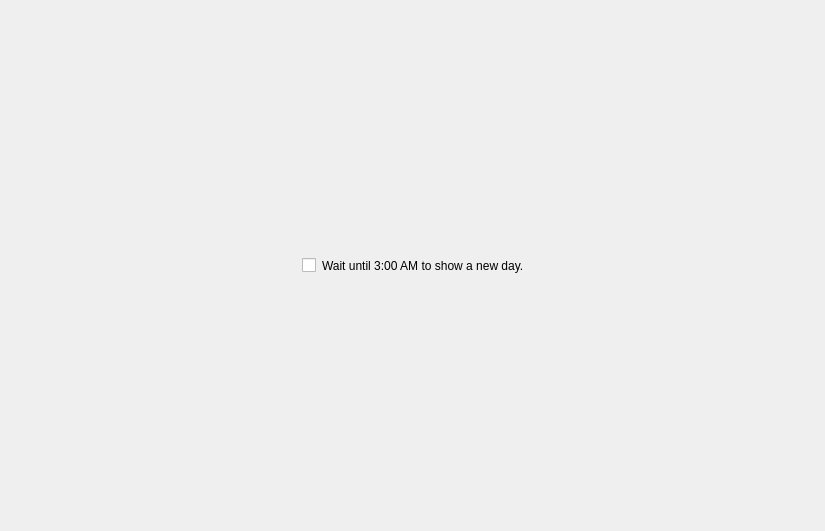
<?xml version="1.0" encoding="UTF-8"?>
<ui version="4.0">
    <class>SettingsDialog</class>
    <widget class="QDialog" name="SettingsDialog">
        <property name="geometry">
            <rect>
                <x>0</x>
                <y>0</y>
                <width>825</width>
                <height>531</height>
            </rect>
        </property>
        <property name="windowTitle">
            <string>Form</string>
        </property>
        <layout class="QGridLayout" name="gridLayout">
            <item row="1" column="0">
                <spacer name="horizontalSpacer">
                    <property name="orientation">
                        <enum>Qt::Horizontal</enum>
                    </property>
                    <property name="sizeHint" stdset="0">
                        <size>
                            <width>40</width>
                            <height>20</height>
                        </size>
                    </property>
                </spacer>
            </item>
            <item row="1" column="2">
                <layout class="QHBoxLayout" name="horizontalLayout">
                    <item>
                        <widget class="QLabel" name="label">
                            <property name="text">
                                <string>Wait until 3:00 AM to show a new day.</string>
                            </property>
                        </widget>
                    </item>
                </layout>
            </item>
            <item row="0" column="2">
                <spacer name="verticalSpacer_2">
                    <property name="orientation">
                        <enum>Qt::Vertical</enum>
                    </property>
                    <property name="sizeHint" stdset="0">
                        <size>
                            <width>20</width>
                            <height>40</height>
                        </size>
                    </property>
                </spacer>
            </item>
            <item row="1" column="4">
                <spacer name="horizontalSpacer_2">
                    <property name="orientation">
                        <enum>Qt::Horizontal</enum>
                    </property>
                    <property name="sizeHint" stdset="0">
                        <size>
                            <width>40</width>
                            <height>20</height>
                        </size>
                    </property>
                </spacer>
            </item>
            <item row="2" column="2">
                <spacer name="verticalSpacer">
                    <property name="orientation">
                        <enum>Qt::Vertical</enum>
                    </property>
                    <property name="sizeHint" stdset="0">
                        <size>
                            <width>20</width>
                            <height>40</height>
                        </size>
                    </property>
                </spacer>
            </item>
            <item row="1" column="1">
                <widget class="QCheckBox" name="newDayOffsetCheckBox">
                    <property name="text">
                        <string/>
                    </property>
                </widget>
            </item>
        </layout>
    </widget>
    <resources/>
    <connections/>
</ui>
